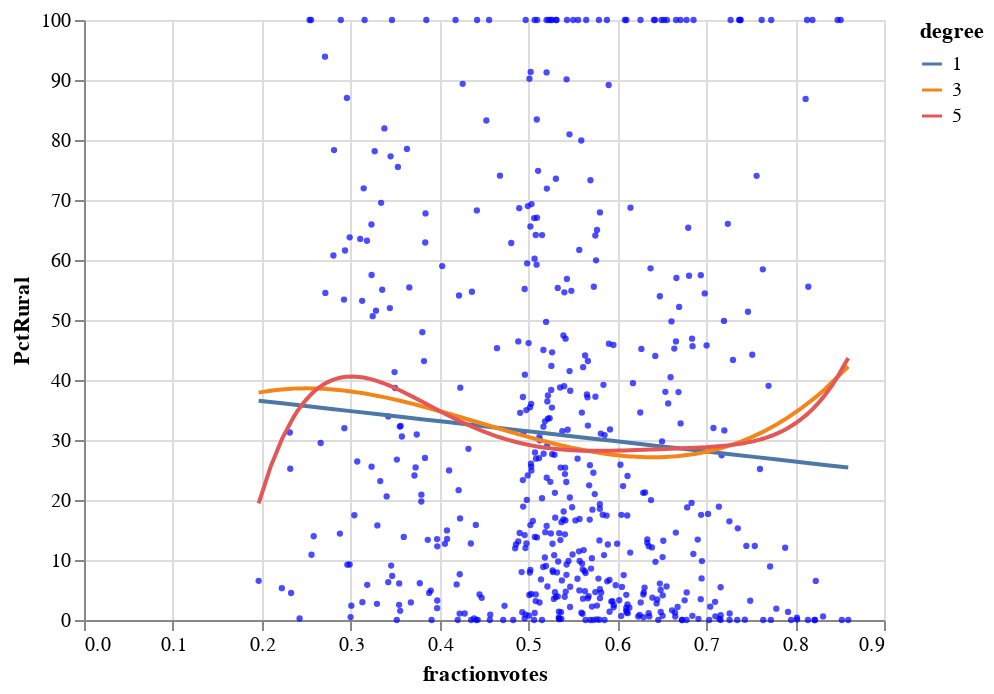

Notebook cell for this chart:
### Code cell
PEUrbanRuralDFDem = PEUrbanRuralDF2.copy()
PEUrbanRuralDFDem = PEUrbanRuralDFDem[PEUrbanRuralDFDem['party'] == 'DEMOCRAT']

degree_list = [1, 3, 5]

base = alt.Chart(PEUrbanRuralDFDem).mark_circle(size=10, color="blue").encode(
        alt.X("fractionvotes"), alt.Y("PctRural")
)

polynomial_fit = [
    base.transform_regression(
        "fractionvotes", "PctRural", method="poly", order=order, as_=["fractionvotes", str(order)]
    )
    .mark_line()
    .transform_fold([str(order)], as_=["degree", "PctRural"])
    .encode(alt.Color("degree:N"))
    for order in degree_list
]

alt.layer(base, *polynomial_fit)

### Figure 1 — Vega-Lite specification as saved in the notebook (floating-point values rounded to 4 significant figures; data arrays with more than 128 entries replaced by an {"elided": "..."} marker saying what was removed)
{"config": {"view": {"continuousWidth": 400, "continuousHeight": 300}}, "layer": [{"mark": {"type": "circle", "color": "blue", "size": 10}, "encoding": {"x": {"type": "quantitative", "field": "fractionvotes"}, "y": {"type": "quantitative", "field": "PctRural"}}}, {"mark": "line", "encoding": {"color": {"type": "nominal", "field": "degree"}, "x": {"type": "quantitative", "field": "fractionvotes"}, "y": {"type": "quantitative", "field": "PctRural"}}, "transform": [{"on": "fractionvotes", "regression": "PctRural", "method": "poly", "order": 1, "as": ["fractionvotes", "1"]}, {"fold": ["1"], "as": ["degree", "PctRural"]}]}, {"mark": "line", "encoding": {"color": {"type": "nominal", "field": "degree"}, "x": {"type": "quantitative", "field": "fractionvotes"}, "y": {"type": "quantitative", "field": "PctRural"}}, "transform": [{"on": "fractionvotes", "regression": "PctRural", "method": "poly", "order": 3, "as": ["fractionvotes", "3"]}, {"fold": ["3"], "as": ["degree", "PctRural"]}]}, {"mark": "line", "encoding": {"color": {"type": "nominal", "field": "degree"}, "x": {"type": "quantitative", "field": "fractionvotes"}, "y": {"type": "quantitative", "field": "PctRural"}}, "transform": [{"on": "fractionvotes", "regression": "PctRural", "method": "poly", "order": 5, "as": ["fractionvotes", "5"]}, {"fold": ["5"], "as": ["degree", "PctRural"]}]}], "data": {"name": "data-7f230bf3b98501cafef09984c301d696"}, "$schema": "https://vega.github.io/schema/vega-lite/v4.8.1.json", "datasets": {"data-7f230bf3b98501cafef09984c301d696": {"elided": "530 records"}}}
